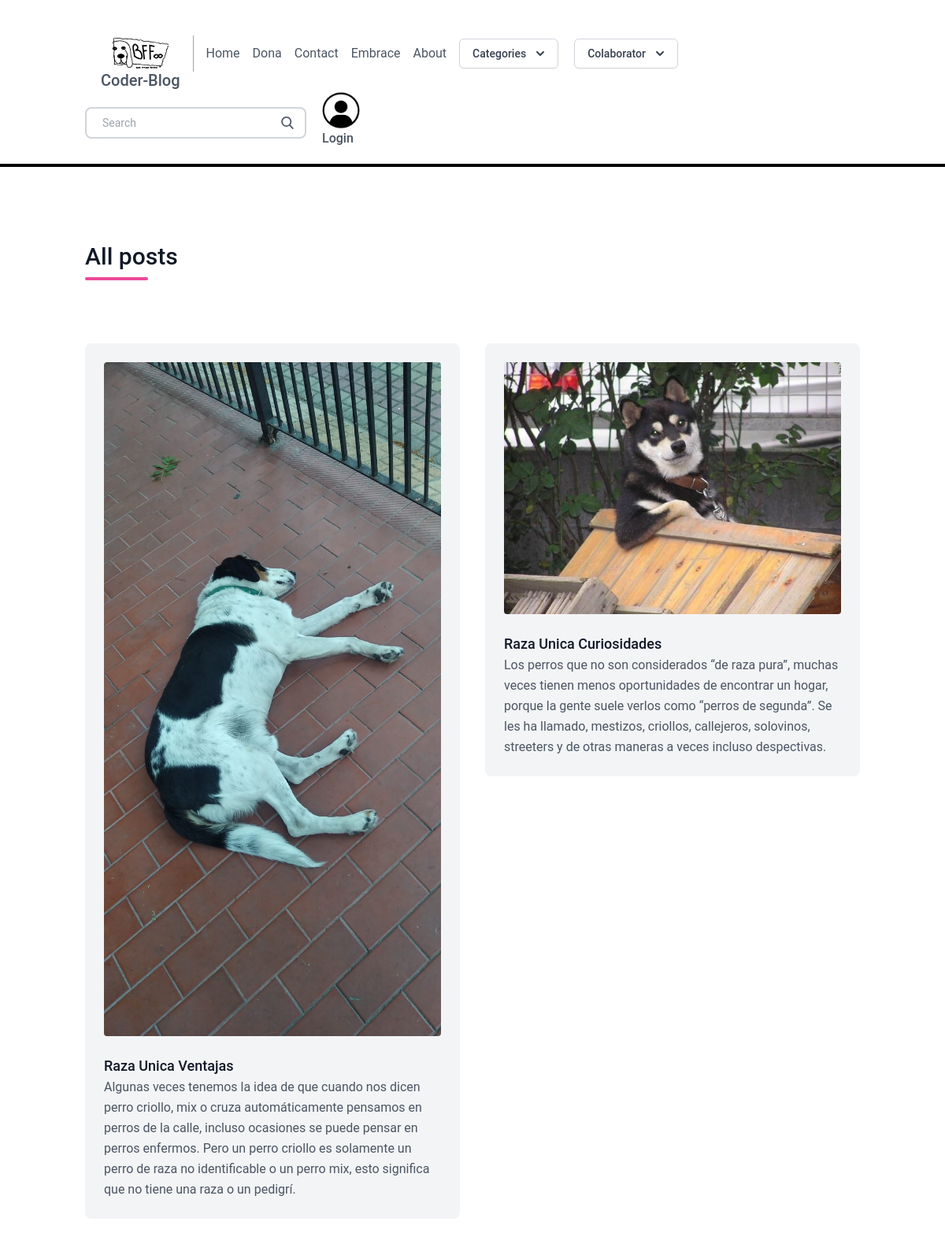
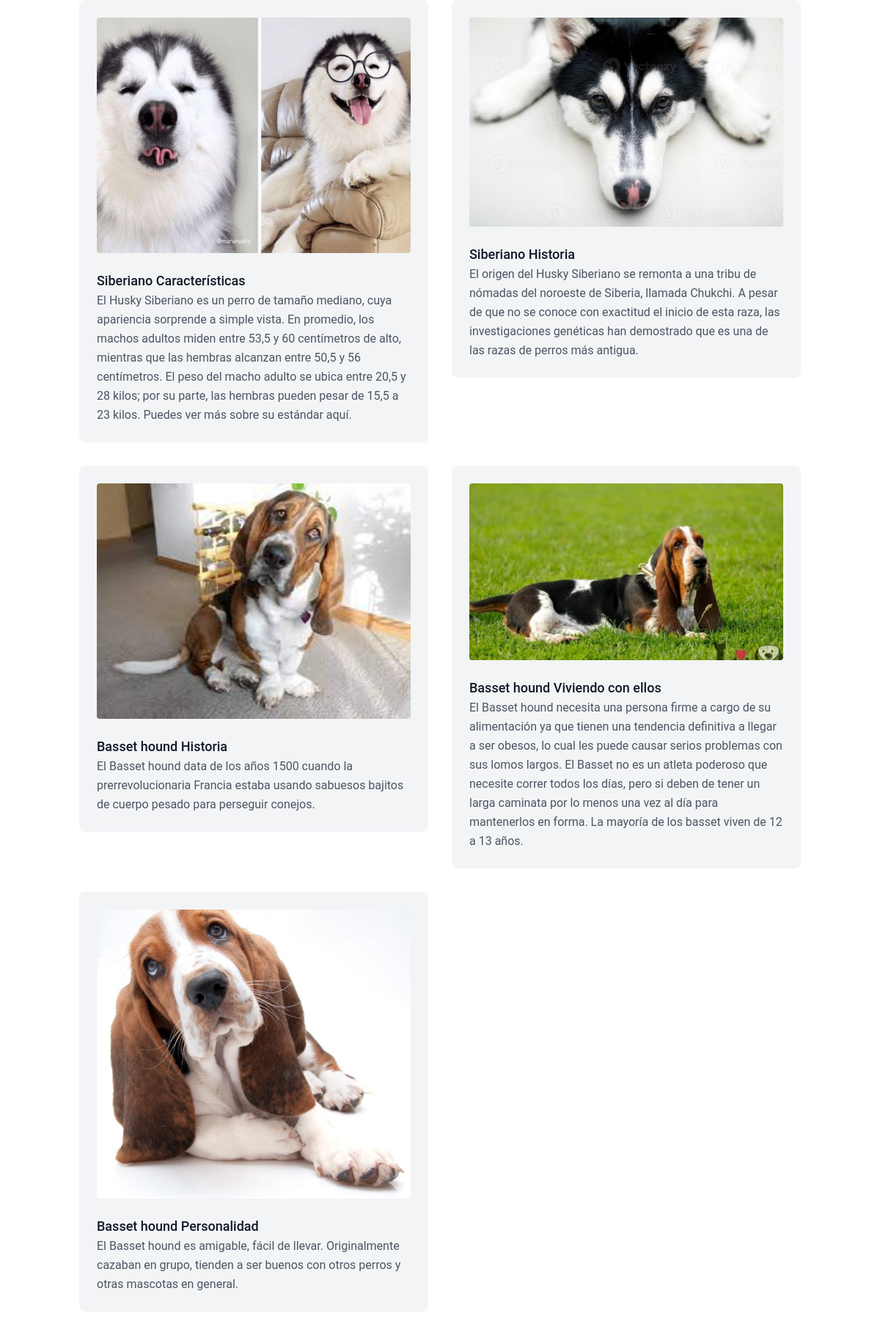
/posts/ (upper part), run on the app's committed database (2 pictures, top to bottom).
### blog/models.py (models this page shows, shortened)
class Post(models.Model):
    title = models.CharField(max_length=100)
    slug = models.SlugField()
    overview = models.TextField()
    timestamp = models.DateTimeField(auto_now_add=True)
    content = models.TextField()
    author = models.ForeignKey(Author, on_delete=models.CASCADE)
    thumbnail = models.ImageField()
    categories = models.ManyToManyField(Category)
    featured = models.BooleanField()
    created = models.DateTimeField(auto_now_add=True, verbose_name="Fecha de creación",blank=True,null=True)
    updated = models.DateTimeField(auto_now=True, verbose_name="Fecha de edición",blank=True,null=True)
    class  Meta:
        verbose_name = "Publicación"
        verbose_name_plural  =  "Post [ Publicación ]"

### blog/views.py (the view)
# urls.py: path("posts/", allposts, name="allposts"),
def allposts(request):
    posts = Post.objects.order_by('-timestamp')
    context = {
        'posts': posts,
    }
    return render(request, 'all_posts.html', context)

### blog/templatetags/markdown_extras.py (called while the page is built)
@register.simple_tag
def get_categories():
    return Category.objects.all()[0:4]

@register.simple_tag
def get_colaboradores():
    perfil = Perfil.objects.filter(name='Blogger').first()
    userColaborator = UserColaborator.objects.filter(perfil=perfil.id)[0:4]
    return userColaborator

### blog/templatetags/random.py (called while the page is built)
@register.simple_tag
def get_random_int(a=1, b=2):
    if b is None:
        a, b = 0, a
    return random.randint(a, b)

### templates/all_posts.html (shortened to what this page needs)
{% extends 'base.html' %}
{% block content %}
<section class="text-gray-600 body-font">
    <div class="container px-5 py-24 mx-auto">
    <div class="flex flex-wrap w-full mb-20">
    <div class="lg:w-1/2 w-full mb-6 lg:mb-0">
        <h1 class="sm:text-3xl text-2xl font-medium title-font mb-2 text-gray-900">
        All posts </h1>
        <div class="h-1 w-20 bg-pink-500 rounded"></div>
    </div>
    </div>
    <div class="flex flex-wrap -m-4">
    {% for post in posts %}
    <div class="xl:w-1/4 md:w-1/2 p-4">
        <div class="bg-gray-100 p-6 rounded-lg">
        <img class="h-50 rounded w-full object-cover object-center mb-6" src="{{ post.thumbnail.url }}" alt="content">
        <a href="{% url 'post' post.slug %}" h2 class="text-lg text-gray-900 font-medium title-font mb-4">
            {{ post.title }}</a>
        <p class="leading-relaxed text-base">
            {{ post.overview }}</p>
        </div>
    </div>
    {% endfor %}
    </div>
    </div>
</section>
{% endblock content %}

### static/css/style.css (style rules this page uses)
body { font-family: 'Roboto', sans-serif !important; }

### data on the page
Post: thumbnail (picture), title "Raza Unica Ventajas", overview "Algunas veces tenemos la idea de que cuando nos dicen perro criollo, mix o cruza automáticamente pensamos en perros de la calle, incluso ocasiones se puede pensar en perros enfermos. Pero un perro criollo es solamente un perro de raza no identificable o un perro mix, esto significa que no tiene una raza o un pedigrí."
Post: thumbnail (picture), title "Raza Unica Curiosidades", overview "Los perros que no son considerados “de raza pura”, muchas veces tienen menos oportunidades de encontrar un hogar, porque la gente suele verlos como “perros de segunda”. Se les ha llamado, mestizos, criollos, callejeros, solovinos, streeters y de otras maneras a veces incluso despectivas."
Post: thumbnail (picture), title "Siberiano Características", overview "El Husky Siberiano es un perro de tamaño mediano, cuya apariencia sorprende a simple vista. En promedio, los machos adultos miden entre 53,5 y 60 centímetros de alto, mientras que las hembras alcanzan entre 50,5 y 56 centímetros. El peso del macho adulto se ubica entre 20,5 y 28 kilos; por su parte, las hembras pueden pesar de 15,5 a 23 kilos. Puedes ver más sobre su estándar aquí."
Post: thumbnail (picture), title "Siberiano Historia", overview "El origen del Husky Siberiano se remonta a una tribu de nómadas del noroeste de Siberia, llamada Chukchi. A pesar de que no se conoce con exactitud el inicio de esta raza, las investigaciones genéticas han demostrado que es una de las razas de perros más antigua."
Post: thumbnail (picture), title "Basset hound Historia", overview "El Basset hound data de los años 1500 cuando la prerrevolucionaria Francia estaba usando sabuesos bajitos de cuerpo pesado para perseguir conejos."
Post: thumbnail (picture), title "Basset hound Viviendo con ellos", overview "El Basset hound necesita una persona firme a cargo de su alimentación ya que tienen una tendencia definitiva a llegar a ser obesos, lo cual les puede causar serios problemas con sus lomos largos. El Basset no es un atleta poderoso que necesite correr todos los días, pero si deben de tener un larga caminata por lo menos una vez al día para mantenerlos en forma. La mayoría de los basset viven de 12 a 13 años."
Post: thumbnail (picture), title "Basset hound Personalidad", overview "El Basset hound es amigable, fácil de llevar. Originalmente cazaban en grupo, tienden a ser buenos con otros perros y otras mascotas en general."
